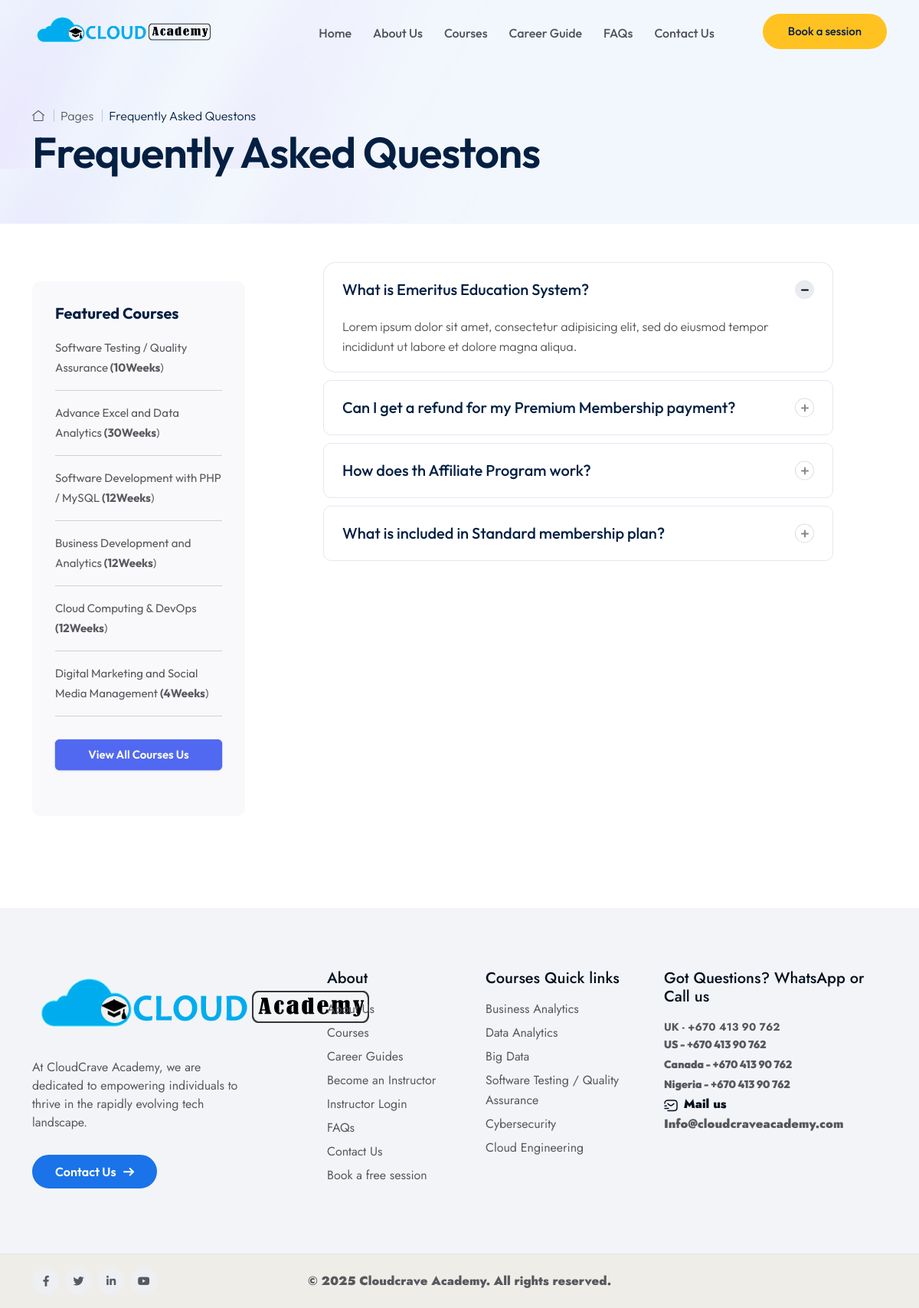
The app's page /faq.php with its own data.
### tables this page shows
CREATE TABLE `courses` (
  `course_id` int(11) NOT NULL,
  `course_name` varchar(255) NOT NULL,
  `category_id` int(11) DEFAULT NULL,
  `description` text DEFAULT NULL,
  `price` decimal(10,2) DEFAULT NULL,
  `discount_percentage` decimal(5,2) DEFAULT 0.00,
  `course_image_url` varchar(255) DEFAULT NULL,
  `intro_video_url` varchar(255) DEFAULT NULL,
  `duration` int(11) DEFAULT NULL,
  `prerequisites` text DEFAULT NULL,
  `level` enum('Beginner','Intermediate','Advanced') DEFAULT NULL,
  `created_at` timestamp NOT NULL DEFAULT current_timestamp(),
  `updated_at` timestamp NOT NULL DEFAULT current_timestamp() ON UPDATE current_timestamp(),
  `home_featured` int(10) NOT NULL,
  `banner_featured` int(10) NOT NULL,
  `status` enum('Draft','Published','Approved') DEFAULT 'Draft',
  `instructor_id` int(11) DEFAULT NULL,
  `mode` enum('Virtual','Physical','Recorded') DEFAULT 'Virtual',
  `registration_deadline` date DEFAULT NULL,
  `session_duration` int(11) NOT NULL,
  `session_duration_unit` enum('minutes','hours') NOT NULL,
  `start_datetime` datetime DEFAULT NULL,
  `timezone` varchar(50) NOT NULL,
  `training_days` set('Monday','Tuesday','Wednesday','Thursday','Friday','Saturday','Sunday') NOT NULL,
  `daily_start_time` time NOT NULL
);

CREATE TABLE `faq` (
  `faq_id` int(11) NOT NULL,
  `question` varchar(255) NOT NULL,
  `answer` text NOT NULL,
  `created_at` timestamp NOT NULL DEFAULT current_timestamp(),
  `updated_at` timestamp NULL DEFAULT NULL ON UPDATE current_timestamp()
);

### faq.php (the view, shortened to what this page needs)
<!doctype html>
<html class="no-js" lang="zxx">
   <head>
   <?php
         require_once 'head.php';
      ?>
   </head>
   <body>
      <?php
         require_once 'header.php';
      ?>
      <main>
        <section class="tp-breadcrumb__area pt-60 pb-60 p-relative z-index-1 fix">
        <div><br>   <br>   <br>        </div>
         <div class="tp-breadcrumb__bg" data-background="assets/img/breadcrumb/breadcrumb-bg.jpg"></div>
         <div class="container">
            <div class="row align-items-center">
               <div class="col-sm-12">
                  <div class="tp-breadcrumb__content">
                     <div class="tp-breadcrumb__list">
                        <span><a href="index.html"></a></span>
                        <span>Pages</span>
                        <span class="color">Frequently Asked Questons</span>
                     </div>
                     <h3 class="tp-breadcrumb__title white">Frequently Asked Questons </h3>
                  </div>
               </div>
            </div>
         </div>
        </section>
        <section class="tp-faq-area tp-faq-p pt-50 pb-120">
         <div class="container">
            <div class="row">
               <div class="col-lg-12">
                  <div class="tp-instructor-become-tab">
                      <div class="tab-content" id="myTabContent">
                        <div class="tab-pane fade show active" id="home" role="tabpanel" aria-labelledby="home-tab">
                           <div class="row">
                              <div class="col-lg-4">
                                 <div class="tp-faq-wrap">
                                    <div class="tp-faq-sidebar">
                                    <h4 class="tp-faq-sidebar-title"><b>Featured Courses</b></h4>
                                    <ul>
                                    <ul>
    <?php
    require_once 'connect.php';
    $featured_sql = "SELECT course_id, course_name, duration FROM courses WHERE home_featured = 1";
    $featured_result = $conn->query($featured_sql);
    if ($featured_result && $featured_result->num_rows > 0) {
        while ($course = $featured_result->fetch_assoc()) {
            echo '<li><a href="course-details.php?id=' . htmlspecialchars($course['course_id']) . '">';
            echo htmlspecialchars($course['course_name']). '<b>' . ' (' . htmlspecialchars($course['duration']);
            echo 'Weeks</b>) </a></li>';
            echo '<hr>';
        }
    } else {
        echo '<li>No featured courses available.</li>';
    }
    ?>
</ul>
                                       <div class="tp-faq-sidebar-btn">
                                          <a class="tp-btn-inner w-100 text-center" href="course.php">View All Courses Us</a>
                                       </div>
                                    </div>
                                 </div>
                              </div>
                              <div class="col-lg-8">
                                 <div class="tp-faq-box">
                                 <?php
include 'connect.php';
$sql = "SELECT * FROM faq ORDER BY faq_id ASC";
$result = $conn->query($sql);
if ($result->num_rows > 0): ?>
    <div class="tpd-accordion">
        <div class="accordion accordion-flush" id="accordionFlushExample">
            <?php
            $counter = 1;
            while ($row = $result->fetch_assoc()):
                $question = htmlspecialchars($row['question']);
                $answer = htmlspecialchars($row['answer']);
                $collapseId = "flush-collapse" . $counter;
                $isExpanded = ($counter === 1) ? 'true' : 'false';
                $showClass = ($counter === 1) ? 'show' : '';
                $collapsedClass = ($counter === 1) ? '' : 'collapsed';
            ?>
            <div class="accordion-item">
                <h2 class="accordion-header">
                    <button class="accordion-button faq-expend <?php echo $collapsedClass; ?>" type="button" data-bs-toggle="collapse" data-bs-target="#<?php echo $collapseId; ?>" aria-expanded="<?php echo $isExpanded; ?>" aria-controls="<?php echo $collapseId; ?>">
                        <?php echo $question; ?>
                        <span class="accordion-btn"></span>
                    </button>
                </h2>
                <div id="<?php echo $collapseId; ?>" class="accordion-collapse collapse <?php echo $showClass; ?>" data-bs-parent="#accordionFlushExample">
                    <div class="accordion-body"><?php echo $answer; ?></div>
                </div>
            </div>
            <?php
            $counter++;
            endwhile;
            ?>
        </div>
    </div>
<?php else: ?>
    <p>No FAQs available at the moment.</p>
<?php endif; ?>
                                 </div>
                              </div>
                           </div>
                        </div>
                      </div>
                  </div>
               </div>
            </div>
         </div>
        </section>
      </main>
      <footer>
         <div class="tp-footer-main tp-footer-inner pt-80 pb-55">
         <?php
         require_once 'footer.php';
          ?>
      </footer>
   </body>
</html>

### assets/css/spacing.css (style rules this page uses)
.pt-50 { padding-top:50px }
.pt-60 { padding-top:60px }
.pt-80 { padding-top:80px }
.pb-55 { padding-bottom:55px }
.pb-60 { padding-bottom:60px }
.pb-120 { padding-bottom:120px }

### records on screen
courses: course_name "Software Testing / Quality Assurance", duration "10"
courses: course_name "Advance Excel and Data Analytics", duration "30"
courses: course_name "Software Development with PHP / MySQL", duration "12"
courses: course_name "Business Development and Analytics", duration "12"
courses: course_name "Cloud Computing & DevOps", duration "12"
courses: course_name "Digital Marketing and Social Media Management", duration "4"
faq: question "What is Emeritus Education System?", answer "Lorem ipsum dolor sit amet, consectetur adipisicing elit, sed do eiusmod tempor incididunt ut labore et dolore magna aliqua."
faq: question "Can I get a refund for my Premium Membership payment?"
faq: question "How does th Affiliate Program work?"
faq: question "What is included in Standard membership plan?"
